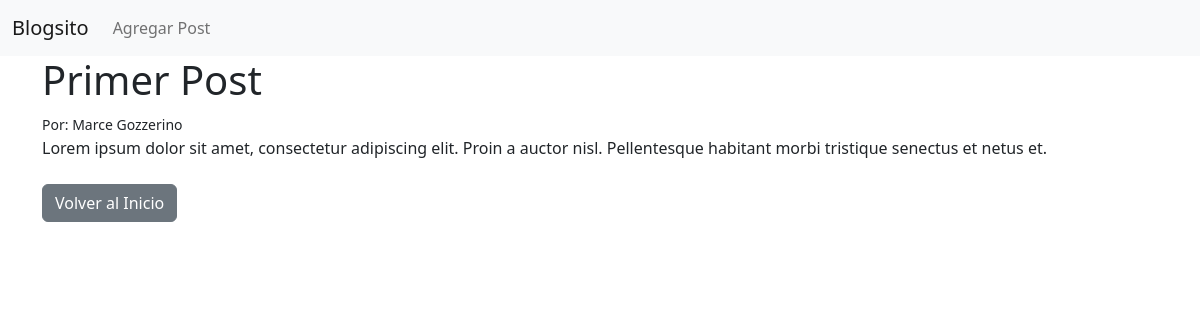
Page /articulo/1 on the committed database.
### vlog/models.py (models this page shows, shortened)
class Post(models.Model):
    titulo = models.CharField(max_length=255)
    etiqueta = models.CharField(max_length=255, default="Blogsito")
    autor = models.ForeignKey(User, on_delete=models.CASCADE)
    cuerpo = models.TextField()

### vlog/views.py (the view)
# urls.py: path('articulo/<int:pk>', ArticuloDetallado.as_view(), name = "ArticuloDetallado"),
class ArticuloDetallado(DetailView):
    model = Post
    template_name = 'articulo.html'

### vlog/templates/articulo.html (shortened to what this page needs)
{% extends 'base.html' %}
{% block content %}
<h1>{{ post.titulo }}</h1>
<small>Por: {{ post.autor.first_name }}
{{ post.autor.last_name }}</small> </br>
{{ post.cuerpo }}
<br/><br/>
<a href="{% url 'home' %}" class="btn btn-secondary">Volver al Inicio</a>
{% endblock %}

### rows in the picture
Post: titulo "Primer Post", autor.first_name "Marce", autor.last_name "Gozzerino", cuerpo "Lorem ipsum dolor sit amet, consectetur adipiscing elit. Proin a auctor nisl. Pellentesque habitant morbi tristique senectus et netus et."
